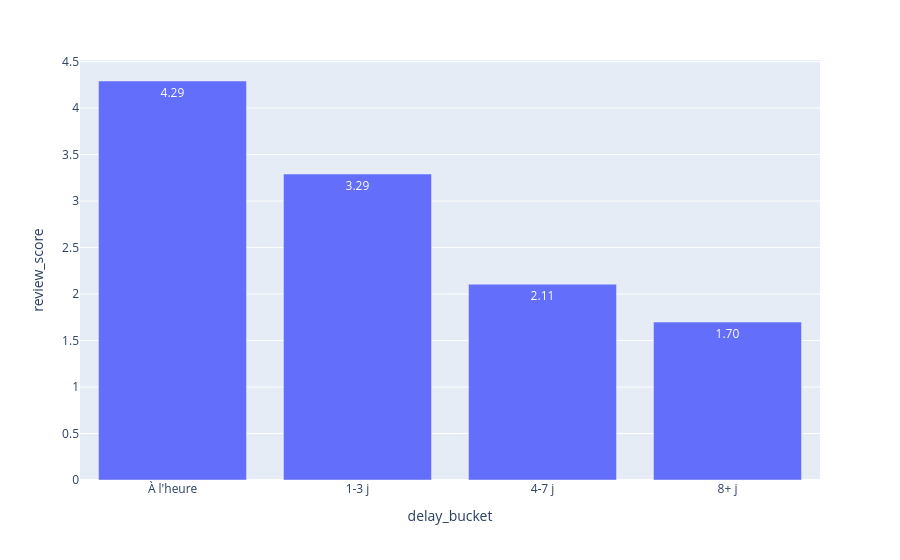

Notebook cell for this chart:
### Code cell
rev["delay_days"] = (rev["order_delivered_customer_date"] - rev["order_estimated_delivery_date"]).dt.days
rev["delay_bucket"] = pd.cut(rev["delay_days"], bins=[-999, 0, 3, 7, 999],
                             labels=["À l'heure", "1-3 j", "4-7 j", "8+ j"])
px.bar(rev.groupby("delay_bucket", as_index=False)["review_score"].mean(),
       x="delay_bucket", y="review_score", text_auto=".2f")

### Figure 1 — Plotly figure (JSON) as saved in the notebook; plotly's stock layout.template omitted (floating-point values rounded to 4 significant figures)
{"data": [{"hovertemplate": "delay_bucket=%{x}<br>review_score=%{y}<extra></extra>", "legendgroup": "", "marker": {"color": "#636efa", "pattern": {"shape": ""}}, "name": "", "orientation": "v", "showlegend": false, "textposition": "auto", "texttemplate": "%{y:.2f}", "type": "bar", "x": ["À l'heure", "1-3 j", "4-7 j", "8+ j"], "xaxis": "x", "y": [4.291, 3.291, 2.106, 1.698], "yaxis": "y"}], "layout": {"barmode": "relative", "legend": {"tracegroupgap": 0}, "margin": {"t": 60}, "xaxis": {"anchor": "y", "domain": [0, 1], "title": {"text": "delay_bucket"}}, "yaxis": {"anchor": "x", "domain": [0, 1], "title": {"text": "review_score"}}}}
